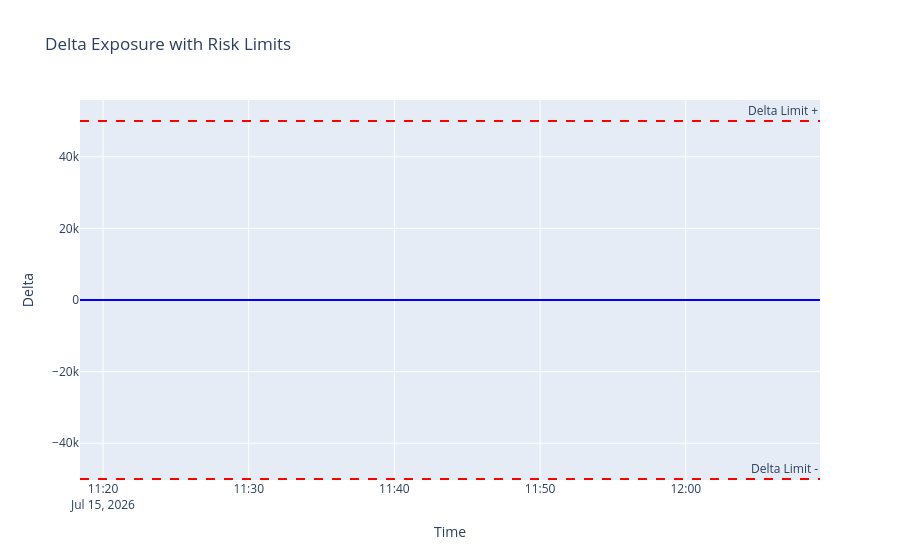
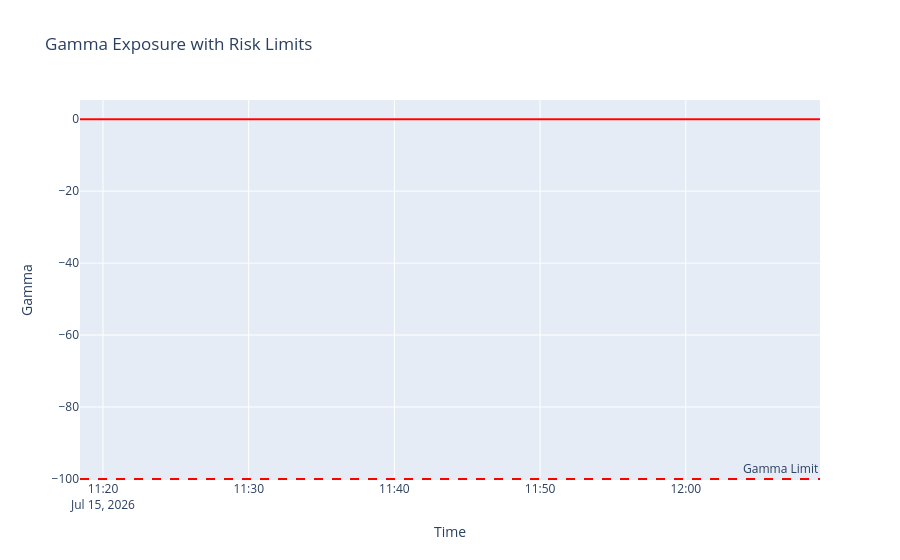

Notebook cell for these charts, in order:
### Markdown cell above
## Risk-Breaches

### Code cell
if results['risk_breaches'] > 0:
    print(f"⚠️ {results['risk_breaches']} risk breaches occurred.")
    print(f"   - {results['drawdown_breaches']} were drawdown breaches.")
    
    # Find timestamps of risk breaches from inventory history
    # We can infer breaches when Greeks hit limits
    fig = go.Figure()
    
    # Plot Delta with limit lines
    fig.add_trace(go.Scatter(x=greeks_df['timestamp'], y=greeks_df['delta'],
                             mode='lines', name='Delta', line=dict(color='blue')))
    fig.add_hline(y=50000, line_dash="dash", line_color="red", annotation_text="Delta Limit +")
    fig.add_hline(y=-50000, line_dash="dash", line_color="red", annotation_text="Delta Limit -")
    
    fig.update_layout(title="Delta Exposure with Risk Limits",
                      xaxis_title="Time", yaxis_title="Delta")
    fig.show()
    
    fig = go.Figure()
    fig.add_trace(go.Scatter(x=greeks_df['timestamp'], y=greeks_df['gamma'],
                             mode='lines', name='Gamma', line=dict(color='red')))
    fig.add_hline(y=-100, line_dash="dash", line_color="red", annotation_text="Gamma Limit")
    fig.update_layout(title="Gamma Exposure with Risk Limits",
                      xaxis_title="Time", yaxis_title="Gamma")
    fig.show()
else:
    print("✅ No risk breaches occurred. Risk limits are well-calibrated.")

### Figure 1 — Plotly figure (JSON) as saved in the notebook; plotly's stock layout.template omitted (floating-point values rounded to 4 significant figures)
{"data": [{"line": {"color": "blue"}, "mode": "lines", "name": "Delta", "type": "scatter", "x": ["2026-07-15T11:18:25.314756", "2026-07-15T11:19:32.273796", "2026-07-15T11:20:42.360749", "2026-07-15T11:21:49.984233", "2026-07-15T11:22:56.534505", "2026-07-15T11:24:03.612914", "2026-07-15T11:25:10.544818", "2026-07-15T11:26:17.165987", "2026-07-15T11:27:24.114754", "2026-07-15T11:28:30.305921", "2026-07-15T11:29:37.168675", "2026-07-15T11:30:44.033520", "2026-07-15T11:31:51.591224", "2026-07-15T11:32:58.180567", "2026-07-15T11:34:05.346263", "2026-07-15T11:35:12.514158", "2026-07-15T11:36:19.713636", "2026-07-15T11:37:26.896331", "2026-07-15T11:38:34.037182", "2026-07-15T11:39:41.571003", "2026-07-15T11:40:48.628717", "2026-07-15T11:41:55.683116", "2026-07-15T11:43:02.389518", "2026-07-15T11:44:09.645116", "2026-07-15T11:45:16.439415", "2026-07-15T11:46:24.205347", "2026-07-15T11:47:30.925415", "2026-07-15T11:48:37.804761", "2026-07-15T11:49:44.219343", "2026-07-15T11:50:50.794938", "2026-07-15T11:52:06.380497", "2026-07-15T11:53:14.178234", "2026-07-15T11:54:24.484460", "2026-07-15T11:55:40.841253", "2026-07-15T11:56:49.396514", "2026-07-15T11:57:57.521196", "2026-07-15T11:59:04.497743", "2026-07-15T12:00:11.568949", "2026-07-15T12:01:20.649287", "2026-07-15T12:02:27.963812", "2026-07-15T12:03:35.185943", "2026-07-15T12:04:42.350220", "2026-07-15T12:05:49.418970", "2026-07-15T12:06:57.306786", "2026-07-15T12:08:04.835896", "2026-07-15T12:09:12.695693"], "y": [0.0, 1.3, 2.114, 4.39, 0.0, 2.277, 3.562, 3.867, 0.0, 3.27, 4.554, 5.838, 0.0, 2.277, 2.296, 3.58, 0.0, 0.0, 0.0, 0.0, 0.0, 0.0, 0.0, 0.0, 0.0, 0.0, 0.0, 0.0, 0.0, 0.0, 0.0, 0.0, 0.0, 0.0, 0.0, 0.0, 0.0, 0.0, 0.0, 0.0, 0.0, 0.0, 0.0, 0.0, 0.0, 0.0]}], "layout": {"annotations": [{"showarrow": false, "text": "Delta Limit +", "x": 1, "xanchor": "right", "xref": "x domain", "y": 50000, "yanchor": "bottom", "yref": "y"}, {"showarrow": false, "text": "Delta Limit -", "x": 1, "xanchor": "right", "xref": "x domain", "y": -50000, "yanchor": "bottom", "yref": "y"}], "shapes": [{"line": {"color": "red", "dash": "dash"}, "type": "line", "x0": 0, "x1": 1, "xref": "x domain", "y0": 50000, "y1": 50000, "yref": "y"}, {"line": {"color": "red", "dash": "dash"}, "type": "line", "x0": 0, "x1": 1, "xref": "x domain", "y0": -50000, "y1": -50000, "yref": "y"}], "title": {"text": "Delta Exposure with Risk Limits"}, "xaxis": {"title": {"text": "Time"}}, "yaxis": {"title": {"text": "Delta"}}}}

### Figure 2 — Plotly figure (JSON) as saved in the notebook; plotly's stock layout.template omitted (floating-point values rounded to 4 significant figures)
{"data": [{"line": {"color": "red"}, "mode": "lines", "name": "Gamma", "type": "scatter", "x": ["2026-07-15T11:18:25.314756", "2026-07-15T11:19:32.273796", "2026-07-15T11:20:42.360749", "2026-07-15T11:21:49.984233", "2026-07-15T11:22:56.534505", "2026-07-15T11:24:03.612914", "2026-07-15T11:25:10.544818", "2026-07-15T11:26:17.165987", "2026-07-15T11:27:24.114754", "2026-07-15T11:28:30.305921", "2026-07-15T11:29:37.168675", "2026-07-15T11:30:44.033520", "2026-07-15T11:31:51.591224", "2026-07-15T11:32:58.180567", "2026-07-15T11:34:05.346263", "2026-07-15T11:35:12.514158", "2026-07-15T11:36:19.713636", "2026-07-15T11:37:26.896331", "2026-07-15T11:38:34.037182", "2026-07-15T11:39:41.571003", "2026-07-15T11:40:48.628717", "2026-07-15T11:41:55.683116", "2026-07-15T11:43:02.389518", "2026-07-15T11:44:09.645116", "2026-07-15T11:45:16.439415", "2026-07-15T11:46:24.205347", "2026-07-15T11:47:30.925415", "2026-07-15T11:48:37.804761", "2026-07-15T11:49:44.219343", "2026-07-15T11:50:50.794938", "2026-07-15T11:52:06.380497", "2026-07-15T11:53:14.178234", "2026-07-15T11:54:24.484460", "2026-07-15T11:55:40.841253", "2026-07-15T11:56:49.396514", "2026-07-15T11:57:57.521196", "2026-07-15T11:59:04.497743", "2026-07-15T12:00:11.568949", "2026-07-15T12:01:20.649287", "2026-07-15T12:02:27.963812", "2026-07-15T12:03:35.185943", "2026-07-15T12:04:42.350220", "2026-07-15T12:05:49.418970", "2026-07-15T12:06:57.306786", "2026-07-15T12:08:04.835896", "2026-07-15T12:09:12.695693"], "y": [0.0, 0.01045, 0.02086, 0.03833, 0.0, 0.0174, 0.03263, 0.04091, 0.0, 0.01948, 0.03475, 0.05005, 0.0, 0.01736, 0.02489, 0.04027, 0.0, 0.0, 0.0, 0.0, 0.0, 0.0, 0.0, 0.0, 0.0, 0.0, 0.0, 0.0, 0.0, 0.0, 0.0, 0.0, 0.0, 0.0, 0.0, 0.0, 0.0, 0.0, 0.0, 0.0, 0.0, 0.0, 0.0, 0.0, 0.0, 0.0]}], "layout": {"annotations": [{"showarrow": false, "text": "Gamma Limit", "x": 1, "xanchor": "right", "xref": "x domain", "y": -100, "yanchor": "bottom", "yref": "y"}], "shapes": [{"line": {"color": "red", "dash": "dash"}, "type": "line", "x0": 0, "x1": 1, "xref": "x domain", "y0": -100, "y1": -100, "yref": "y"}], "title": {"text": "Gamma Exposure with Risk Limits"}, "xaxis": {"title": {"text": "Time"}}, "yaxis": {"title": {"text": "Gamma"}}}}
